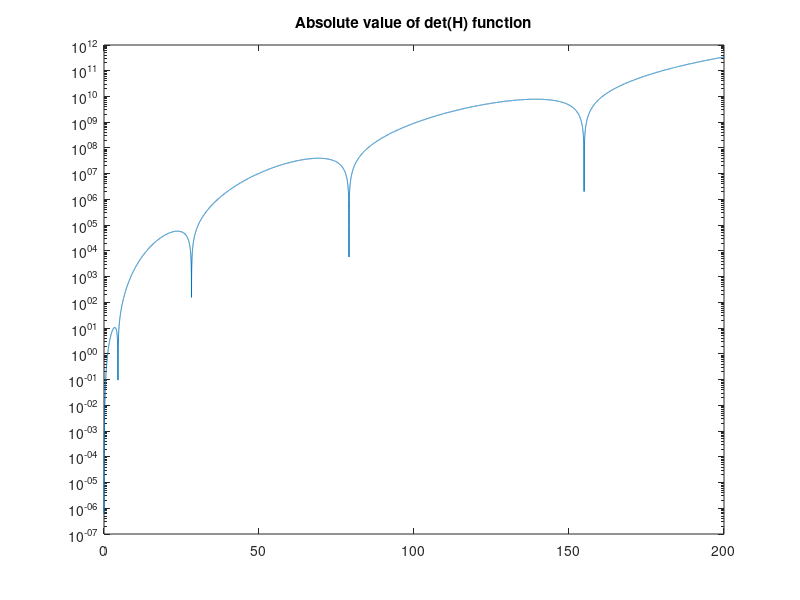
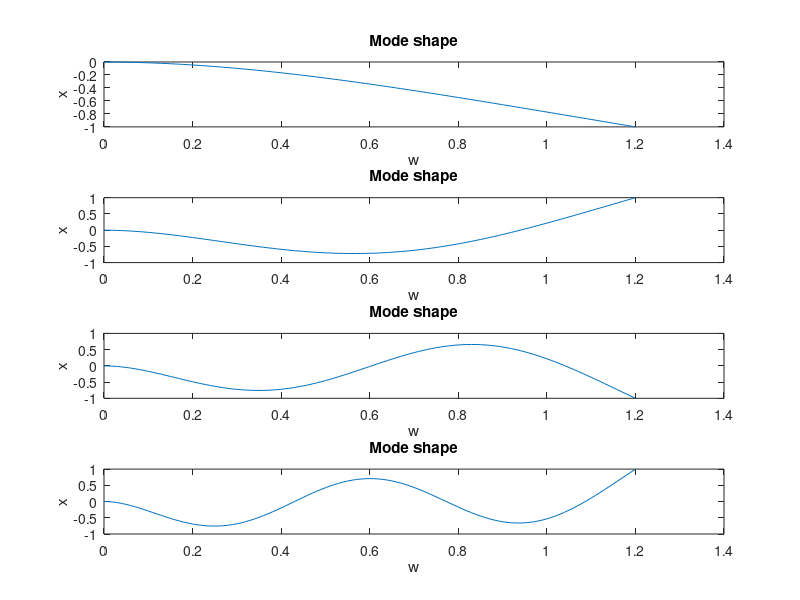
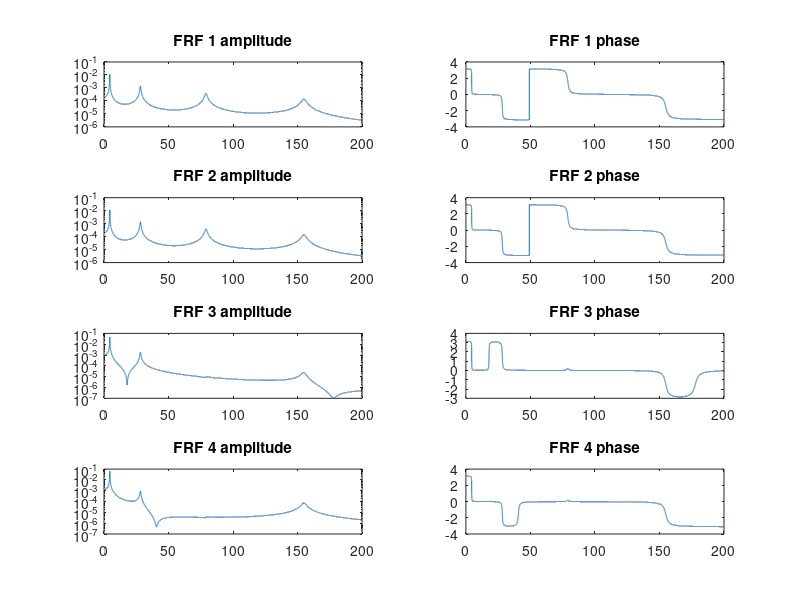
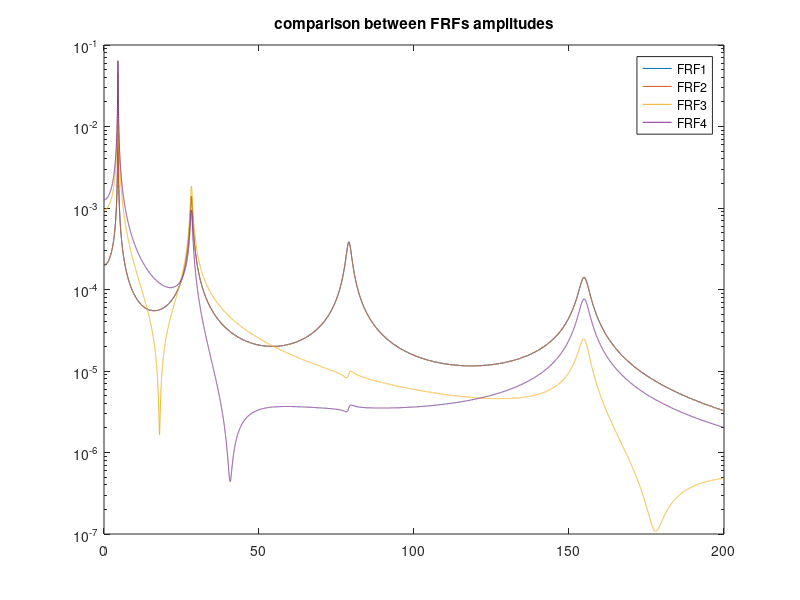

Reproduce these figures in MATLAB, in order. (Note: this script raises an error after producing the figures.)
close all
clear all
clc

%% Parameters

L= 1.2;         %[m]
h= 0.008;       %[m]
b= 0.04;        %[m]
rho= 2700;      %[kg/m^3]
E= 68000000000; %[pa]
J= b*h^3/12;    %[m^4]
m= rho*b*h;     %[kg]

%% Vibration modes

%  standing wave solution
% w=[A*cos(g*x)+B*sin(g*x)+C*cosh(g*x)+D*sinh(g*x)]*cos(omega*t+phi);
% dw/dx = [g*(-A*sin(g*x)+B*cos(g*x)+C*sinh(g*x)+D*cosh(g*x)]*cos(omega*t+phi);
% d^2w/dx^2 = [g^2*(-A*cos(g*x)-B*sin(g*x)+C*cosh(g*x)+D*sinh(g*x)]*cos(omega*t+phi);
% d^3w/dx^3 = [g^3*(A*sin(g*x)-B*cos(g*x)+C*sinh(g*x)+D*cosh(g*x)]*cos(omega*t+phi);


% Boundary conditions 
fs=0.01:0.01:200;
w=2*pi*fs;
g= ((m*w.^2)/(E*J)).^(1/4);

%S= zeros(size(w,2),1);

f=  (-2-2.*cos(g.*L).*cosh(g.*L)).*g.^6 ;




%for i= 1:size(w,2)
 %   H= [1 0 1 0; 0 g(i) 0 g(i); -g(i)^2*cos(g(i)*L) -g(i)^2*sin(g(i)*L) g(i)^2*cosh(g(i)*L) g(i)^2*sinh(g(i)*L); g(i)^3*sin(g(i)*L) -g(i)^3*cos(g(i)*L) g(i)^3*sinh(g(i)*L) g(i)^3*cosh(g(i)*L)];
  %  S(i)= det(H);
%end

%figure;
%semilogy (w,abs(S))

figure;
semilogy (fs,abs(f))
title('Absolute value of det(H) function')

%figure
%plot(w,f)

fs_1= 4.5;
fs_2= 28.2;
fs_3= 79;
fs_4= 154.9;

wn_1= 2*pi*fs_1;
wn_2= 2*pi*fs_2;
wn_3= 2*pi*fs_3;
wn_4= 2*pi*fs_4;

g_1=((m*wn_1.^2)/(E*J)).^(1/4);
g_2=((m*wn_2.^2)/(E*J)).^(1/4);
g_3=((m*wn_3.^2)/(E*J)).^(1/4);
g_4=((m*wn_4.^2)/(E*J)).^(1/4);


wn_vector=[wn_1; wn_2; wn_3; wn_4];
g_vector=[g_1; g_2; g_3; g_4];
constants_matrix= [zeros(4,4)];

for i=1:4 
    H= [1 0 1 0; 0 g_vector(i) 0 g_vector(i); -g_vector(i)^2*cos(g_vector(i)*L) -g_vector(i)^2*sin(g_vector(i)*L) g_vector(i)^2*cosh(g_vector(i)*L) g_vector(i)^2*sinh(g_vector(i)*L); g_vector(i)^3*sin(g_vector(i)*L) -g_vector(i)^3*cos(g_vector(i)*L) g_vector(i)^3*sinh(g_vector(i)*L) g_vector(i)^3*cosh(g_vector(i)*L)];
    N=[H(2,1) H(3,1) H(4,1)]';

    H_hat=[H(2,2) H(2,3) H(2,4); H(3,2) H(3,3) H(3,4); H(4,2) H(4,3) H(4,4)];
    X_hat= -inv(H_hat)*N;
    X= [1; X_hat];
    constants_matrix(:,i)=X;
end

X1= constants_matrix(:,1);
X2= constants_matrix(:,2);
X3= constants_matrix(:,3);
X4= constants_matrix(:,4);

disp(['X1 =' mat2str(X1)]);
disp(['X2 =' mat2str(X2)]);
disp(['X3 =' mat2str(X3)]);
disp(['X4 =' mat2str(X4)]);

x=0:0.01:L;

eigenfunctions= zeros(1,4);
figure;
for i= 1:4;
    eigenfunctions=[constants_matrix(1,i)*cos(g_vector(i)*x)+constants_matrix(2,i)*sin(g_vector(i)*x)+constants_matrix(3,i)*cosh(g_vector(i)*x)+constants_matrix(4,i)*sinh(g_vector(i)*x)];

    subplot(4,1,i);
    plot(x,eigenfunctions/max(abs(eigenfunctions)))
    title('Mode shape')
    xlabel('w')
    ylabel('x')

end


%% Frequency response functions 

%Computation of mi
csi= 0.01;
mass= zeros(1,4);

for i= 1:4 
    eigenfunctions=[constants_matrix(1,i)*cos(g_vector(i)*x)+constants_matrix(2,i)*sin(g_vector(i)*x)+constants_matrix(3,i)*cosh(g_vector(i)*x)+constants_matrix(4,i)*sinh(g_vector(i)*x)];
    Y= m.*eigenfunctions.^2;
    mass(i)= trapz(x,Y);
end

xk=[1.2;0.2;0.605;1];
xj=[0.2;1.2;0.8;0.605];

%FRF n°1

eigenfunctions_ktot1= zeros(1,4);
eigenfunctions_jtot1= zeros(1,4);

for l= 1:4 
   
    eigenfunctions_k=-[constants_matrix(1,l)*cos(g_vector(l)*xk(1))+constants_matrix(2,l)*sin(g_vector(l)*xk(1))+constants_matrix(3,l)*cosh(g_vector(l)*xk(1))+constants_matrix(4,l)*sinh(g_vector(l)*xk(1))];
    eigenfunctions_j=[constants_matrix(1,l)*cos(g_vector(l)*xj(1))+constants_matrix(2,l)*sin(g_vector(l)*xj(1))+constants_matrix(3,l)*cosh(g_vector(l)*xj(1))+constants_matrix(4,l)*sinh(g_vector(l)*xj(1))];
    
    eigenfunctions_ktot1(l)= eigenfunctions_k;
    eigenfunctions_jtot1(l)= eigenfunctions_j;
end



Gjk_1= [((eigenfunctions_ktot1(1).*eigenfunctions_jtot1(1))./mass(1))./(-w.^2+(2.*csi.*wn_vector(1).*w).*sqrt(-1)+ wn_vector(1).^2)]+[((eigenfunctions_ktot1(2).*eigenfunctions_jtot1(2))./mass(2))./(-w.^2+(2.*csi.*wn_vector(2).*w).*sqrt(-1)+ wn_vector(2).^2)]+[((eigenfunctions_ktot1(3).*eigenfunctions_jtot1(3))./mass(3))./(-w.^2+(2.*csi.*wn_vector(3).*w).*sqrt(-1)+ wn_vector(3).^2)]+[((eigenfunctions_ktot1(4).*eigenfunctions_jtot1(4))./mass(4))./(-w.^2+(2.*csi.*wn_vector(4).*w).*sqrt(-1)+ wn_vector(4).^2)];


figure;
title('Amplitudes and phases of the FRFs')
subplot(4,2,1)
semilogy(fs,abs(Gjk_1));
title('FRF 1 amplitude')

subplot(4,2,2)
plot(fs,angle(Gjk_1));
title('FRF 1 phase')

%FRF n°2

eigenfunctions_ktot2= zeros(1,4);
eigenfunctions_jtot2= zeros(1,4);

for l= 1:4 
   
    eigenfunctions_k=-[constants_matrix(1,l)*cos(g_vector(l)*xk(2))+constants_matrix(2,l)*sin(g_vector(l)*xk(2))+constants_matrix(3,l)*cosh(g_vector(l)*xk(2))+constants_matrix(4,l)*sinh(g_vector(l)*xk(2))];
    eigenfunctions_j=[constants_matrix(1,l)*cos(g_vector(l)*xj(2))+constants_matrix(2,l)*sin(g_vector(l)*xj(2))+constants_matrix(3,l)*cosh(g_vector(l)*xj(2))+constants_matrix(4,l)*sinh(g_vector(l)*xj(2))];
    
    eigenfunctions_ktot2(l)= eigenfunctions_k;
    eigenfunctions_jtot2(l)= eigenfunctions_j;
end



Gjk_2= [((eigenfunctions_ktot2(1).*eigenfunctions_jtot2(1))./mass(1))./(-w.^2+(2.*csi.*wn_vector(1).*w).*sqrt(-1)+ wn_vector(1).^2)]+[((eigenfunctions_ktot2(2).*eigenfunctions_jtot2(2))./mass(2))./(-w.^2+(2.*csi.*wn_vector(2).*w).*sqrt(-1)+ wn_vector(2).^2)]+[((eigenfunctions_ktot2(3).*eigenfunctions_jtot2(3))./mass(3))./(-w.^2+(2.*csi.*wn_vector(3).*w).*sqrt(-1)+ wn_vector(3).^2)]+[((eigenfunctions_ktot2(4).*eigenfunctions_jtot2(4))./mass(4))./(-w.^2+(2.*csi.*wn_vector(4).*w).*sqrt(-1)+ wn_vector(4).^2)];


subplot(4,2,3)
semilogy(fs,abs(Gjk_2));
title('FRF 2 amplitude')
subplot(4,2,4)
plot(fs,angle(Gjk_2));
title('FRF 2 phase')

%FRF n°3

eigenfunctions_ktot3= zeros(1,4);
eigenfunctions_jtot3= zeros(1,4);

for l= 1:4 
   
    eigenfunctions_k=-[constants_matrix(1,l)*cos(g_vector(l)*xk(3))+constants_matrix(2,l)*sin(g_vector(l)*xk(3))+constants_matrix(3,l)*cosh(g_vector(l)*xk(3))+constants_matrix(4,l)*sinh(g_vector(l)*xk(3))];
    eigenfunctions_j=[constants_matrix(1,l)*cos(g_vector(l)*xj(3))+constants_matrix(2,l)*sin(g_vector(l)*xj(3))+constants_matrix(3,l)*cosh(g_vector(l)*xj(3))+constants_matrix(4,l)*sinh(g_vector(l)*xj(3))];
    
    eigenfunctions_ktot3(l)= eigenfunctions_k;
    eigenfunctions_jtot3(l)= eigenfunctions_j;
end



Gjk_3= [((eigenfunctions_ktot3(1).*eigenfunctions_jtot3(1))./mass(1))./(-w.^2+(2.*csi.*wn_vector(1).*w).*sqrt(-1)+ wn_vector(1).^2)]+[((eigenfunctions_ktot3(2).*eigenfunctions_jtot3(2))./mass(2))./(-w.^2+(2.*csi.*wn_vector(2).*w).*sqrt(-1)+ wn_vector(2).^2)]+[((eigenfunctions_ktot3(3).*eigenfunctions_jtot3(3))./mass(3))./(-w.^2+(2.*csi.*wn_vector(3).*w).*sqrt(-1)+ wn_vector(3).^2)]+[((eigenfunctions_ktot3(4).*eigenfunctions_jtot3(4))./mass(4))./(-w.^2+(2.*csi.*wn_vector(4).*w).*sqrt(-1)+ wn_vector(4).^2)];


subplot(4,2,5)
semilogy(fs,abs(Gjk_3));
title('FRF 3 amplitude')
subplot(4,2,6)
plot(fs,angle(Gjk_3));
title('FRF 3 phase')


%FRF n°4

eigenfunctions_ktot4= zeros(1,4);
eigenfunctions_jtot4= zeros(1,4);

for l= 1:4 
   
    eigenfunctions_k=-[constants_matrix(1,l)*cos(g_vector(l)*xk(4))+constants_matrix(2,l)*sin(g_vector(l)*xk(4))+constants_matrix(3,l)*cosh(g_vector(l)*xk(4))+constants_matrix(4,l)*sinh(g_vector(l)*xk(4))];
    eigenfunctions_j=[constants_matrix(1,l)*cos(g_vector(l)*xj(4))+constants_matrix(2,l)*sin(g_vector(l)*xj(4))+constants_matrix(3,l)*cosh(g_vector(l)*xj(4))+constants_matrix(4,l)*sinh(g_vector(l)*xj(4))];
    
    eigenfunctions_ktot4(l)= eigenfunctions_k;
    eigenfunctions_jtot4(l)= eigenfunctions_j;
end



Gjk_4= [((eigenfunctions_ktot4(1).*eigenfunctions_jtot4(1))./mass(1))./(-w.^2+(2.*csi.*wn_vector(1).*w).*sqrt(-1)+ wn_vector(1).^2)]+[((eigenfunctions_ktot4(2).*eigenfunctions_jtot4(2))./mass(2))./(-w.^2+(2.*csi.*wn_vector(2).*w).*sqrt(-1)+ wn_vector(2).^2)]+[((eigenfunctions_ktot4(3).*eigenfunctions_jtot4(3))./mass(3))./(-w.^2+(2.*csi.*wn_vector(3).*w).*sqrt(-1)+ wn_vector(3).^2)]+[((eigenfunctions_ktot4(4).*eigenfunctions_jtot4(4))./mass(4))./(-w.^2+(2.*csi.*wn_vector(4).*w).*sqrt(-1)+ wn_vector(4).^2)];


subplot(4,2,7)
semilogy(fs,abs(Gjk_4));
title('FRF 4 amplitude')
subplot(4,2,8)
plot(fs,angle(Gjk_4));
title('FRF 4 phase')

%Comparison between FRFs

figure
semilogy(fs,abs(Gjk_1));
hold on
semilogy(fs,abs(Gjk_2));
hold on
semilogy(fs,abs(Gjk_3));
hold on
semilogy(fs,abs(Gjk_4));

title('comparison between FRFs amplitudes')
legend('FRF1','FRF2','FRF3','FRF4')

% figure
% plot(fs,angle(Gjk_1));
% hold on
% plot(fs,angle(Gjk_2));
% hold on
% plot(fs,angle(Gjk_3));
% hold on
% plot(fs,angle(Gjk_4));
% 
% title('comparison between FRFs phases')
% legend('FRF1','FRF2','FRF3','FRF4')
Gjk_tot=[Gjk_1;Gjk_2;Gjk_3;Gjk_4];
fs_tot=[fs_1;fs_2;fs_3;fs_4];
w2= 4.545*2*pi;
w1= 4.455*2*pi;
est_damp1= (w2^2-w1^2)/(4*wn_1^2);

w2= 79.74*2*pi;
w1= 78.17*2*pi;
est_damp3= (w2^2-w1^2)/(4*wn_3^2);

w2= 28.46*2*pi;
w1= 27.88*2*pi;
est_damp2= (w2^2-w1^2)/(4*wn_2^2);

w2= 156.36*2*pi;
w1= 153.31*2*pi;
est_damp4= (w2^2-w1^2)/(4*wn_4^2);

est_damp= [est_damp1;est_damp2;est_damp3;est_damp4];

entrata_Gjk= fs_tot(1)/0.01;
estim11= -imag(Gjk_1(entrata_Gjk)).*2.*wn_1.^2.*est_damp1;
estim12= -imag(Gjk_2(entrata_Gjk)).*2.*wn_1.^2.*est_damp1;
estim13= -imag(Gjk_3(entrata_Gjk)).*2.*wn_1.^2.*est_damp1;
estim14= -imag(Gjk_4(entrata_Gjk)).*2.*wn_1.^2.*est_damp1;

entrata_Gjk= fs_tot(2)/0.01;
estim21= -imag(Gjk_1(entrata_Gjk)).*2.*wn_2.^2.*est_damp2;
estim22= -imag(Gjk_2(entrata_Gjk)).*2.*wn_2.^2.*est_damp2;
estim23= -imag(Gjk_3(entrata_Gjk)).*2.*wn_2.^2.*est_damp2;
estim24= -imag(Gjk_4(entrata_Gjk)).*2.*wn_2.^2.*est_damp2;

entrata_Gjk= fs_tot(3)/0.01;
estim31= -imag(Gjk_1(entrata_Gjk)).*2.*wn_3.^2.*est_damp3;
estim32= -imag(Gjk_2(entrata_Gjk)).*2.*wn_3.^2.*est_damp3;
estim33= -imag(Gjk_3(entrata_Gjk)).*2.*wn_3.^2.*0;
estim34= -imag(Gjk_4(entrata_Gjk)).*2.*wn_3.^2.*0;

entrata_Gjk= fs_tot(4)/0.01;
estim41= -imag(Gjk_1(entrata_Gjk)).*2.*wn_4.^2.*est_damp4;
estim42= -imag(Gjk_2(entrata_Gjk)).*2.*wn_4.^2.*est_damp4;
estim43= -imag(Gjk_3(entrata_Gjk)).*2.*wn_4.^2.*est_damp4;
estim44= -imag(Gjk_4(entrata_Gjk)).*2.*wn_4.^2.*est_damp4;

estimation_A= [estim11 estim21 estim31 estim41;     %first number=peak, second number=FRF
               estim12 estim22 estim32 estim42;
               estim13 estim23 estim33 estim43;
               estim14 estim24 estim34 estim44];


%% Modal parameters identification
% Peak 1 FRF 1
GRNUM=zeros(16,401);
for k=1:4   %number of peaks

fs=fs_tot(k)-2:0.01:fs_tot(k)+2;
omegafs = 2*pi*fs;

GrEXP = [ Gjk_1((fs_tot(k)-2)*100:(fs_tot(k)-2)*100-1+size(fs,2)) ; Gjk_2((fs_tot(k)-2)*100:(fs_tot(k)-2)*100-1+size(fs,2)) ; Gjk_3((fs_tot(k)-2)*100:(fs_tot(k)-2)*100-1+size(fs,2)) ; Gjk_4((fs_tot(k)-2)*100:(fs_tot(k)-2)*100-1+size(fs,2)) ];

% Least square minimization (have a look on epsilon function)

% Initial guesses
x0 = [estimation_A(1,k),estimation_A(2,k),estimation_A(3,k),estimation_A(4,k),est_damp(k),wn_vector(k),0,0,0,0,0,0,0,0,0,0,0,0,0,0,0,0];
% Lsqm function
%options=optimoptions('lsqnonlin','Display','iter','MaxFunctionEvaluations',13000);
x = lsqnonlin(@(x) epsilon1(x, omegafs, GrEXP), x0,[],[],[]);
% Having a first look at x
disp(x);

% Computing of GrNUMs to compare them to Gjk

%  each GrNUMi is supposed to match with the peak number i 
for s=1:4   %number of FRFs
GrNUM1 = (x(s)./(-omegafs.^2 + 1i*2*x(5)*x(6)*omegafs + x(6)^2)) + (x(s+6)+1i*x(s+10))./(omegafs.^2) + x(s+14)+1i*x(s+18);

freq_range= 0.01:0.01:200;
figure
subplot(2,1,1)
semilogy(freq_range,abs(Gjk_tot(s,:)))
hold on 
semilogy(fs,abs(GrNUM1),'o')
subplot(2,1,2)
plot(freq_range,angle(Gjk_tot(s,:)))
hold on 
plot(fs,angle(GrNUM1),'o')
end
end


% 
%  fs=115:0.01:200;
% 
% y_damp= max(abs(Gjk_1(11500:11499+size(fs,2))))*sqrt(2)/2;
% figure
% semilogy(fs,abs(Gjk_1(11500:11499+size(fs,2))));
% hold on
% k=y_damp*ones(size(fs,2));
% plot(fs,k);

%Mode shape identification
X1num=[-0.1778,-0.7369,-0.027,-0.4946];
figure

x=0:0.01:L;
eigenfunctions=[constants_matrix(1,1)*cos(g_vector(1)*x)+constants_matrix(2,1)*sin(g_vector(1)*x)+constants_matrix(3,1)*cosh(g_vector(1)*x)+constants_matrix(4,1)*sinh(g_vector(1)*x)];
plot(xk,X1num,'o')
hold on
plot(x,eigenfunctions)
hold on


% figure 
% plot(xj,x2(1:4),'o')
% 
% figure 
% plot(xj,x3(1:4),'o')
% 
% figure 
% p
